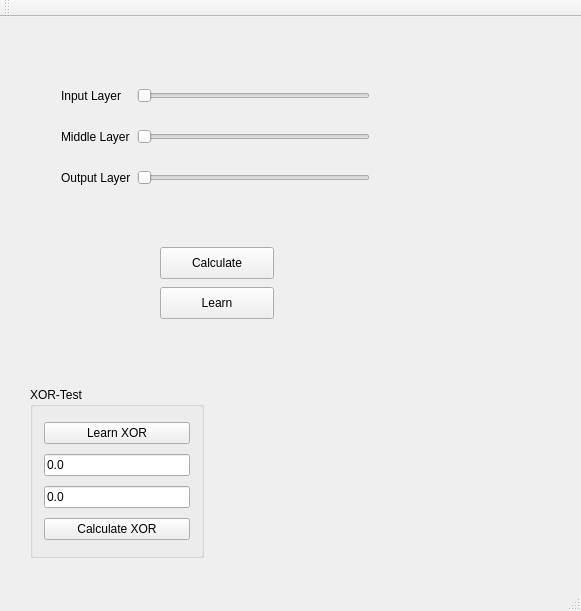
<?xml version="1.0" encoding="UTF-8"?>
<ui version="4.0">
 <class>MainWindow</class>
 <widget class="QMainWindow" name="MainWindow">
  <property name="geometry">
   <rect>
    <x>0</x>
    <y>0</y>
    <width>581</width>
    <height>611</height>
   </rect>
  </property>
  <property name="windowTitle">
   <string>MainWindow</string>
  </property>
  <widget class="QWidget" name="centralWidget">
   <widget class="QPushButton" name="pushButton_Calculate">
    <property name="geometry">
     <rect>
      <x>160</x>
      <y>230</y>
      <width>114</width>
      <height>32</height>
     </rect>
    </property>
    <property name="text">
     <string>Calculate</string>
    </property>
   </widget>
   <widget class="QWidget" name="layoutWidget">
    <property name="geometry">
     <rect>
      <x>50</x>
      <y>40</y>
      <width>331</width>
      <height>161</height>
     </rect>
    </property>
    <layout class="QGridLayout" name="gridLayout">
     <item row="0" column="0">
      <widget class="QLabel" name="label">
       <property name="text">
        <string>Input Layer</string>
       </property>
      </widget>
     </item>
     <item row="0" column="1">
      <widget class="QSlider" name="horizontalSlider_InputLayerNumber">
       <property name="minimum">
        <number>1</number>
       </property>
       <property name="maximum">
        <number>10</number>
       </property>
       <property name="orientation">
        <enum>Qt::Horizontal</enum>
       </property>
      </widget>
     </item>
     <item row="1" column="0">
      <widget class="QLabel" name="label_2">
       <property name="text">
        <string>Middle Layer</string>
       </property>
      </widget>
     </item>
     <item row="1" column="1">
      <widget class="QSlider" name="horizontalSlider_MiddleLayerNumber">
       <property name="minimum">
        <number>1</number>
       </property>
       <property name="maximum">
        <number>10</number>
       </property>
       <property name="orientation">
        <enum>Qt::Horizontal</enum>
       </property>
      </widget>
     </item>
     <item row="2" column="0">
      <widget class="QLabel" name="label_3">
       <property name="text">
        <string>Output Layer</string>
       </property>
      </widget>
     </item>
     <item row="2" column="1">
      <widget class="QSlider" name="horizontalSlider_OutputLayerNumber">
       <property name="minimum">
        <number>1</number>
       </property>
       <property name="maximum">
        <number>10</number>
       </property>
       <property name="orientation">
        <enum>Qt::Horizontal</enum>
       </property>
      </widget>
     </item>
    </layout>
   </widget>
   <widget class="QPushButton" name="pushButton_Learn">
    <property name="geometry">
     <rect>
      <x>160</x>
      <y>270</y>
      <width>114</width>
      <height>32</height>
     </rect>
    </property>
    <property name="text">
     <string>Learn</string>
    </property>
   </widget>
   <widget class="QGroupBox" name="groupBox">
    <property name="geometry">
     <rect>
      <x>30</x>
      <y>370</y>
      <width>174</width>
      <height>171</height>
     </rect>
    </property>
    <property name="title">
     <string>XOR-Test</string>
    </property>
    <layout class="QVBoxLayout" name="verticalLayout_2">
     <item>
      <widget class="QPushButton" name="pushButton_LearnXOR">
       <property name="text">
        <string>Learn XOR</string>
       </property>
      </widget>
     </item>
     <item>
      <widget class="QLineEdit" name="lineEdit_Input0">
       <property name="text">
        <string>0.0</string>
       </property>
      </widget>
     </item>
     <item>
      <widget class="QLineEdit" name="lineEdit_Input1">
       <property name="text">
        <string>0.0</string>
       </property>
      </widget>
     </item>
     <item>
      <widget class="QPushButton" name="pushButton_CalculateXOR">
       <property name="text">
        <string>Calculate XOR</string>
       </property>
      </widget>
     </item>
    </layout>
   </widget>
  </widget>
  <widget class="QMenuBar" name="menuBar">
   <property name="geometry">
    <rect>
     <x>0</x>
     <y>0</y>
     <width>581</width>
     <height>22</height>
    </rect>
   </property>
  </widget>
  <widget class="QToolBar" name="mainToolBar">
   <attribute name="toolBarArea">
    <enum>TopToolBarArea</enum>
   </attribute>
   <attribute name="toolBarBreak">
    <bool>false</bool>
   </attribute>
  </widget>
  <widget class="QStatusBar" name="statusBar"/>
 </widget>
 <layoutdefault spacing="6" margin="11"/>
 <resources/>
 <connections/>
</ui>
